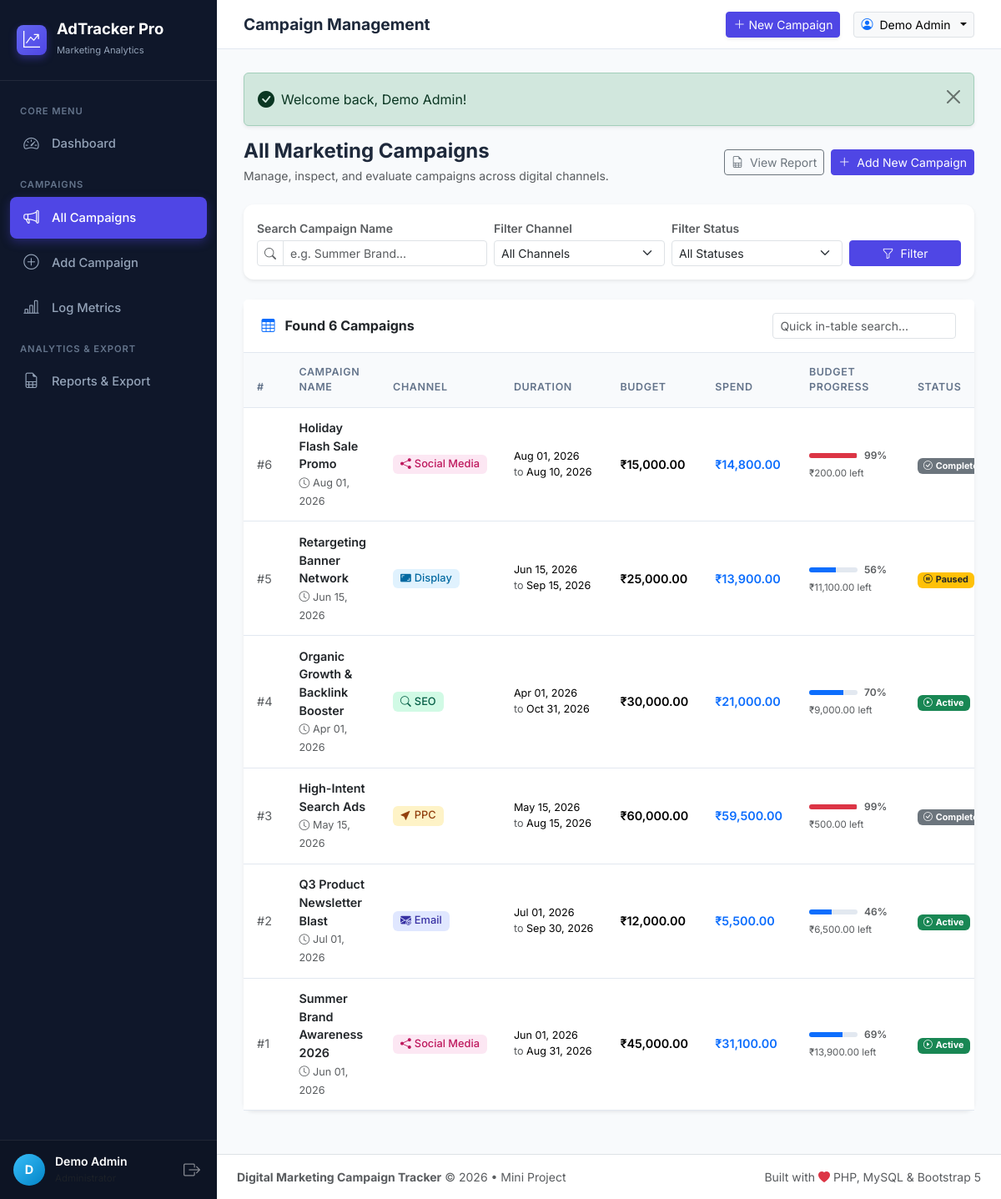
The page /campaigns.php (signed in) on the database its author committed.
### tables this page shows
CREATE TABLE `campaigns` (
  `id` INT AUTO_INCREMENT PRIMARY KEY,
  `user_id` INT NOT NULL,
  `campaign_name` VARCHAR(200) NOT NULL,
  `channel` ENUM('Social Media', 'Email', 'PPC', 'SEO', 'Display') NOT NULL,
  `start_date` DATE NOT NULL,
  `end_date` DATE NOT NULL,
  `budget` DECIMAL(12, 2) NOT NULL DEFAULT 0.00,
  `status` ENUM('Active', 'Paused', 'Completed') NOT NULL DEFAULT 'Active',
  `created_at` TIMESTAMP DEFAULT CURRENT_TIMESTAMP,
  CONSTRAINT `fk_campaigns_user` 
    FOREIGN KEY (`user_id`) REFERENCES `users` (`id`) 
    ON DELETE CASCADE 
    ON UPDATE CASCADE
);

### campaigns.php (the view, shortened to what this page needs)
<?php
require_once __DIR__ . '/includes/header.php';
$search  = trim($_GET['search'] ?? '');
$sql = "
    SELECT
        c.*,
        COALESCE(SUM(m.amount_spent), 0) AS total_spent,
        COALESCE(SUM(m.conversions), 0)  AS total_conversions,
        COALESCE(SUM(m.clicks), 0)       AS total_clicks,
        COALESCE(SUM(m.impressions), 0)  AS total_impressions,
        COUNT(m.id)                      AS metric_records_count
    FROM campaigns c
    LEFT JOIN campaign_metrics m ON c.id = m.campaign_id
    WHERE 1=1
";
$params = [];
$sql .= " GROUP BY c.id ORDER BY c.id DESC";
try {
    $stmt = $pdo->prepare($sql);
    $stmt->execute($params);
    $campaigns = $stmt->fetchAll();
} catch (PDOException $e) {
    die("Error fetching campaigns: " . htmlspecialchars($e->getMessage()));
}
?>
<div class="d-flex flex-wrap justify-content-between align-items-center mb-4 gap-3">
    <div>
        <h4 class="fw-bold mb-1">All Marketing Campaigns</h4>
        <p class="text-muted small mb-0">Manage, inspect, and evaluate campaigns across digital channels.</p>
    </div>
    <div class="d-flex gap-2">
        <a href="reports.php" class="btn btn-outline-secondary btn-sm">
            <i class="bi bi-file-earmark-spreadsheet me-1"></i> View Report
        </a>
        <a href="add_campaign.php" class="btn btn-primary btn-sm">
            <i class="bi bi-plus-lg me-1"></i> Add New Campaign
        </a>
    </div>
</div>
<div class="card shadow-sm border-0 mb-4">
    <div class="card-body p-3">
        <form method="GET" action="campaigns.php" class="row g-2 align-items-end">
            <div class="col-md-4">
                <label for="search" class="form-label small fw-semibold text-muted mb-1">Search Campaign Name</label>
                <div class="input-group input-group-sm">
                    <span class="input-group-text bg-white"><i class="bi bi-search text-muted"></i></span>
                    <input type="text" class="form-control" id="search" name="search" value="<?= htmlspecialchars($search) ?>" placeholder="e.g. Summer Brand...">
                </div>
            </div>
            <div class="col-sm-6 col-md-3">
                <label for="channel" class="form-label small fw-semibold text-muted mb-1">Filter Channel</label>
                <select class="form-select form-select-sm" id="channel" name="channel">
                    <option value="">All Channels</option>
                </select>
            </div>
            <div class="col-sm-6 col-md-3">
                <label for="status" class="form-label small fw-semibold text-muted mb-1">Filter Status</label>
                <select class="form-select form-select-sm" id="status" name="status">
                    <option value="">All Statuses</option>
                </select>
            </div>
            <div class="col-md-2 d-flex gap-2">
                <button type="submit" class="btn btn-sm btn-primary w-100">
                    <i class="bi bi-funnel me-1"></i> Filter
                </button>
            </div>
        </form>
    </div>
</div>
<div class="card shadow-sm border-0">
    <div class="card-header bg-white d-flex justify-content-between align-items-center py-3">
        <span class="fw-bold text-dark">
            <i class="bi bi-table me-2 text-primary"></i>
            Found <?= count($campaigns) ?> Campaign<?= count($campaigns) !== 1 ? 's' : '' ?>
        </span>
        <div class="d-none d-md-block" style="width: 220px;">
            <input type="text" id="tableLiveSearch" class="form-control form-control-sm" placeholder="Quick in-table search...">
        </div>
    </div>
    <div class="card-body p-0">
        <div class="table-responsive">
            <table class="table table-hover align-middle mb-0" id="campaignsDataTable">
                <thead class="table-light">
                    <tr>
                        <th style="width: 50px;">#</th>
                        <th>Campaign Name</th>
                        <th>Channel</th>
                        <th>Duration</th>
                        <th>Budget</th>
                        <th>Spend</th>
                        <th style="min-width: 130px;">Budget Progress</th>
                        <th>Status</th>
                    </tr>
                </thead>
                <tbody>
                    <?php if (empty($campaigns)): ?>
                        <tr>
                            <td colspan="9" class="text-center py-5 text-muted">
                                <i class="bi bi-search fs-2 d-block mb-2"></i>
                                No campaigns match your current filters.
                                <div class="mt-2">
                                    <a href="campaigns.php" class="btn btn-sm btn-outline-secondary me-2">Clear Filters</a>
                                    <a href="add_campaign.php" class="btn btn-sm btn-primary">Create New Campaign</a>
                                </div>
                            </td>
                        </tr>
                    <?php else: ?>
                        <?php foreach ($campaigns as $c):
                            $budget = (float)$c['budget'];
                            $spent = (float)$c['total_spent'];
                            $remaining = $budget - $spent;
                            $pct = ($budget > 0) ? min(100, round(($spent / $budget) * 100)) : 0;
                            $barColor = $pct > 90 ? 'bg-danger' : ($pct > 75 ? 'bg-warning' : 'bg-primary');
                        ?>
                            <tr>
                                <td class="text-muted small">#<?= $c['id'] ?></td>
                                <td>
                                    <a href="campaign_detail.php?id=<?= $c['id'] ?>" class="fw-semibold text-dark text-decoration-none d-block">
                                        <?= htmlspecialchars($c['campaign_name']) ?>
                                    </a>
                                    <small class="text-muted">
                                        <i class="bi bi-clock me-1"></i><?= date('M d, Y', strtotime($c['created_at'])) ?>
                                    </small>
                                </td>
                                <td><?= render_channel_badge($c['channel']) ?></td>
                                <td>
                                    <div class="small text-nowrap">
                                        <?= date('M d, Y', strtotime($c['start_date'])) ?><br>
                                        <span class="text-muted">to</span> <?= date('M d, Y', strtotime($c['end_date'])) ?>
                                    </div>
                                </td>
                                <td class="fw-semibold"><?= format_currency($budget) ?></td>
                                <td class="text-primary fw-semibold"><?= format_currency($spent) ?></td>
                                <td>
                                    <div class="d-flex align-items-center gap-2">
                                        <div class="progress flex-grow-1" style="height: 6px;">
                                            <div class="progress-bar <?= $barColor ?>" role="progressbar" style="width: <?= $pct ?>%;" aria-valuenow="<?= $pct ?>" aria-valuemin="0" aria-valuemax="100"></div>
                                        </div>
                                        <small class="text-muted fw-semibold" style="font-size: 0.75rem; min-width: 32px;"><?= $pct ?>%</small>
                                    </div>
                                    <small class="text-muted" style="font-size: 0.72rem;">
                                        <?= format_currency(max(0, $remaining)) ?> left
                                    </small>
                                </td>
                                <td><?= render_status_badge($c['status']) ?></td>
                            </tr>
                        <?php endforeach; ?>
                    <?php endif; ?>
                </tbody>
            </table>
        </div>
    </div>
</div>
<?php require_once __DIR__ . '/includes/footer.php'; ?>

### includes/db_connect.php (shortened to what this page needs)
<?php
function format_currency($amount) {
    return '₹' . number_format((float)($amount ?? 0), 2);
}
function render_status_badge($status) {
    switch ($status) {
        case 'Active':
            return '<span class="badge bg-success"><i class="bi bi-play-circle me-1"></i>Active</span>';
        case 'Paused':
            return '<span class="badge bg-warning text-dark"><i class="bi bi-pause-circle me-1"></i>Paused</span>';
        case 'Completed':
            return '<span class="badge bg-secondary"><i class="bi bi-check-circle me-1"></i>Completed</span>';
    }
}
function render_channel_badge($channel) {
    $icon = 'bi-broadcast';
    $colorClass = 'badge-channel-general';
    switch ($channel) {
        case 'Social Media':
            $icon = 'bi-share-fill';
            $colorClass = 'badge-channel-social';
            break;
        case 'Email':
            $icon = 'bi-envelope-at-fill';
            $colorClass = 'badge-channel-email';
            break;
        case 'PPC':
            $icon = 'bi-cursor-fill';
            $colorClass = 'badge-channel-ppc';
            break;
        case 'SEO':
            $icon = 'bi-search';
            $colorClass = 'badge-channel-seo';
            break;
        case 'Display':
            $icon = 'bi-aspect-ratio-fill';
            $colorClass = 'badge-channel-display';
            break;
    }
    return '<span class="badge channel-badge ' . $colorClass . '"><i class="bi ' . $icon . ' me-1"></i>' . htmlspecialchars($channel) . '</span>';
}

### rows shown on the page
campaigns: id "6", campaign_name "Holiday Flash Sale Promo", created_at "Aug 01, 2026", channel "Social Media", start_date "Aug 01, 2026", end_date "Aug 10, 2026", budget "₹15,000.00", spent "₹14,800.00", pct "99", remaining "₹200.00", status "Completed" (drawn)
campaigns: id "5", campaign_name "Retargeting Banner Network", created_at "Jun 15, 2026", channel "Display", start_date "Jun 15, 2026", end_date "Sep 15, 2026", budget "₹25,000.00", spent "₹13,900.00", pct "56", remaining "₹11,100.00", status "Paused" (drawn)
campaigns: id "4", campaign_name "Organic Growth & Backlink Booster", created_at "Apr 01, 2026", channel "SEO", start_date "Apr 01, 2026", end_date "Oct 31, 2026", budget "₹30,000.00", spent "₹21,000.00", pct "70", remaining "₹9,000.00", status "Active" (drawn)
campaigns: id "3", campaign_name "High-Intent Search Ads", created_at "May 15, 2026", channel "PPC", start_date "May 15, 2026", end_date "Aug 15, 2026", budget "₹60,000.00", spent "₹59,500.00", pct "99", remaining "₹500.00", status "Completed" (drawn)
campaigns: id "2", campaign_name "Q3 Product Newsletter Blast", created_at "Jul 01, 2026", channel "Email", start_date "Jul 01, 2026", end_date "Sep 30, 2026", budget "₹12,000.00", spent "₹5,500.00", pct "46", remaining "₹6,500.00", status "Active" (drawn)
campaigns: id "1", campaign_name "Summer Brand Awareness 2026", created_at "Jun 01, 2026", channel "Social Media", start_date "Jun 01, 2026", end_date "Aug 31, 2026", budget "₹45,000.00", spent "₹31,100.00", pct "69", remaining "₹13,900.00", status "Active" (drawn)

### other values the page prints
substr(current_user_name(), 0, 1) "D"
current_user_name() "Demo Admin"
$header_title "Campaign Management"
$flash['text'] "Welcome back, Demo Admin!"
count($campaigns) "6"
